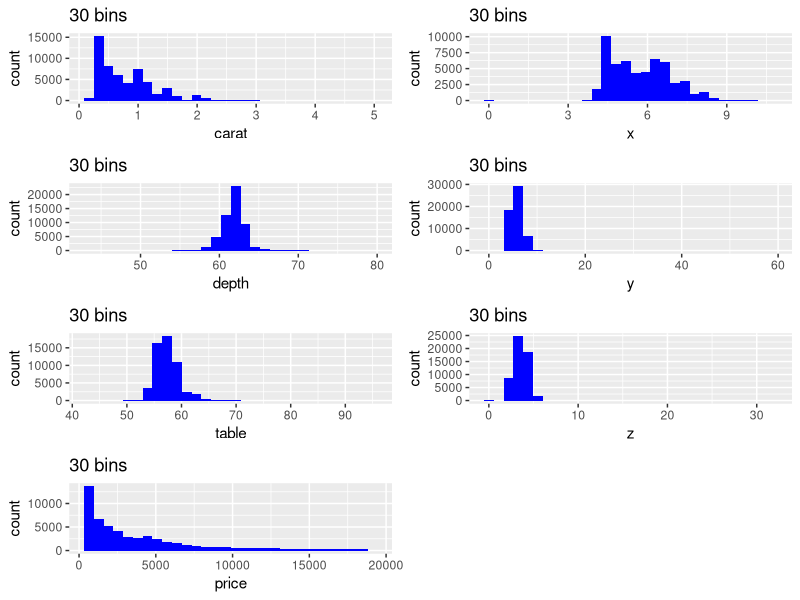
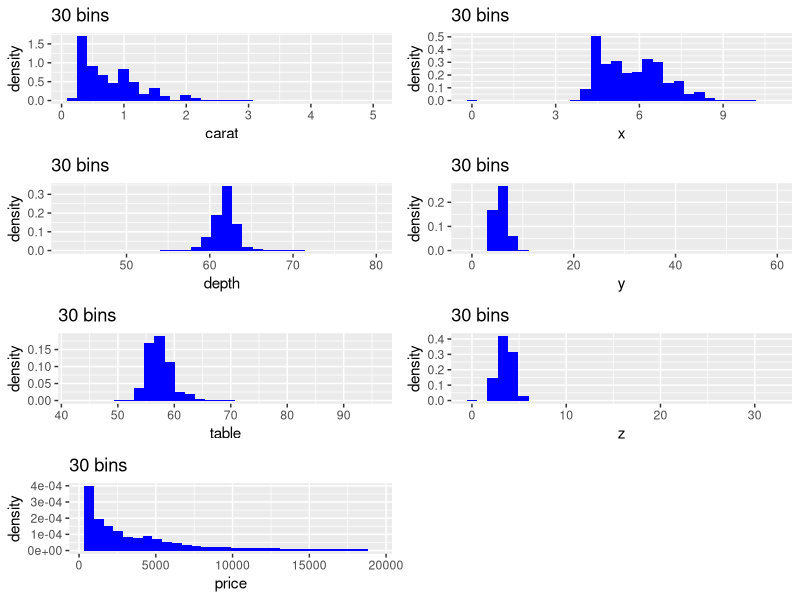
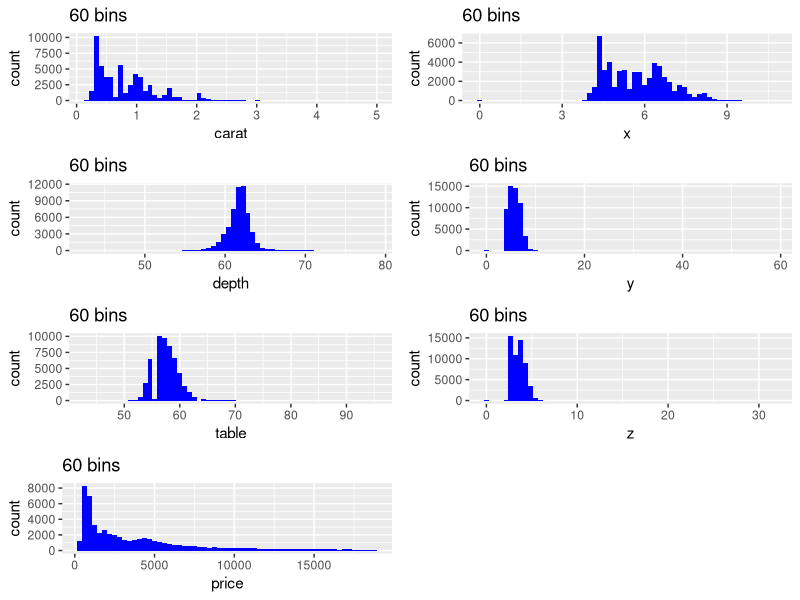
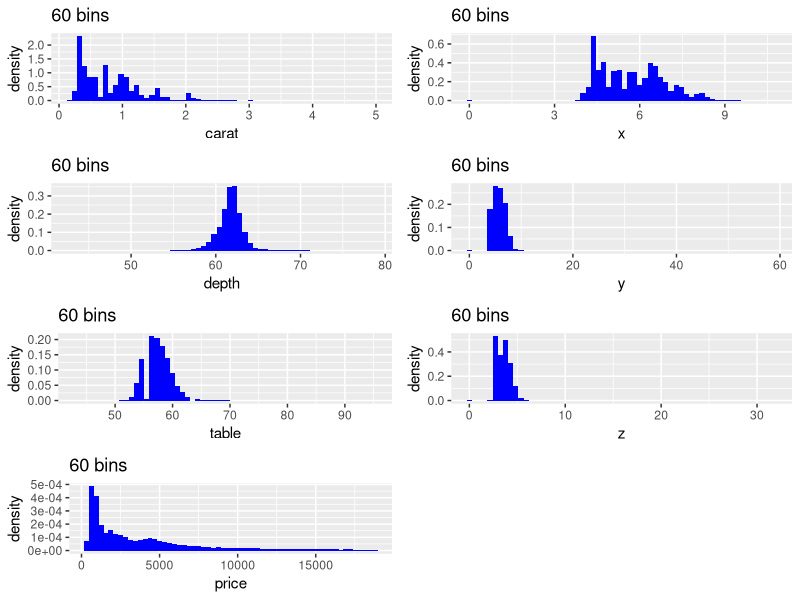
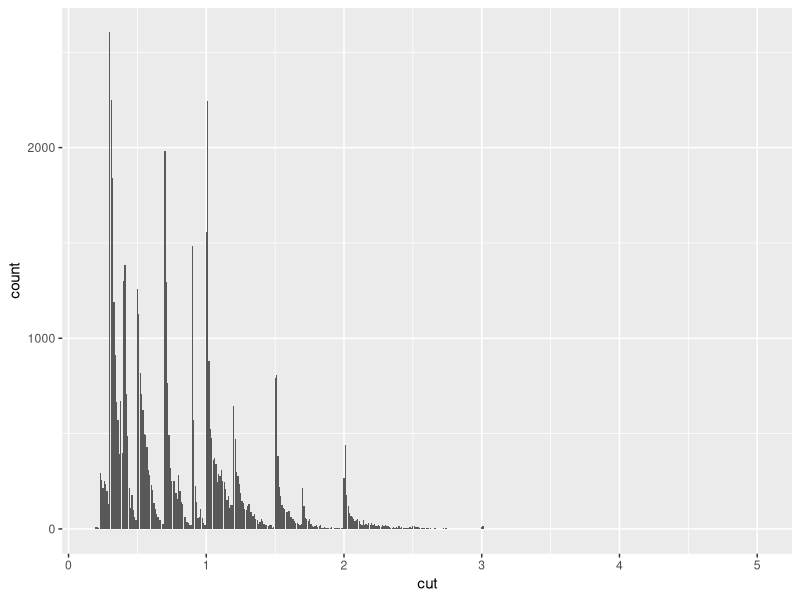
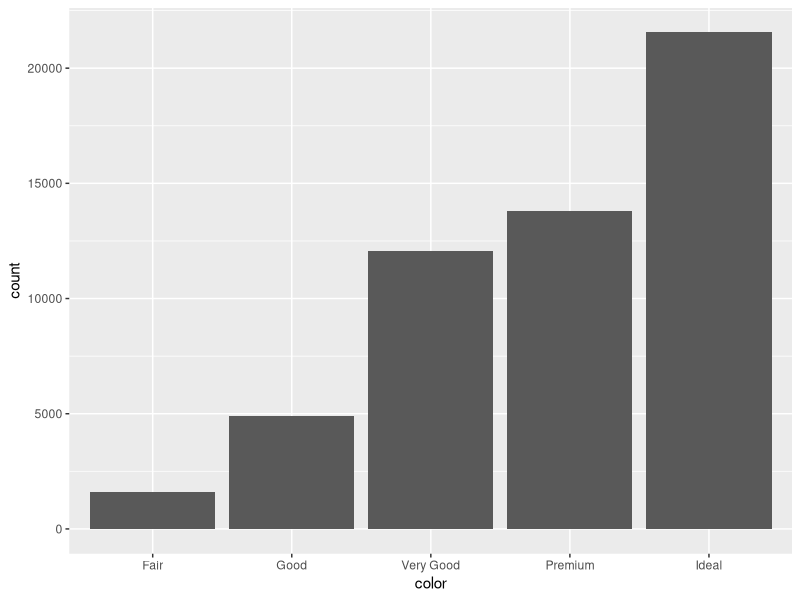
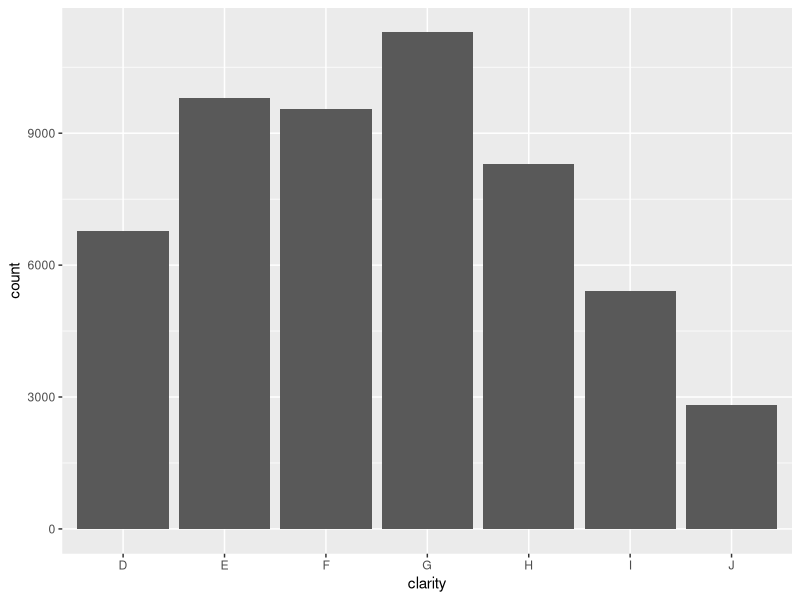

Write the R code that produced these figures, in order.
# Jack Zhong
# Nov. 2016 


library(ggplot2)
library(grid)
# run the subfunctions first

#1-------------------------------------------------------------------------
freq_table <- function(data) {
  # this function gives a frequency table for categorical and logical variable
  # Parameter: a dataframe
  # Returns: a frequency table
  Cat_Or_Log <- c(data[sapply(data, is.factor)], data[sapply(data, is.logical)])
  return (lapply(Cat_Or_Log, table))
}



#2---------------------------------------------------------------------------
num_summary <- function(data) {
  # this function gives a summary for numerical variable
  # Parameter: a dataframe
  # Returns: a statistics table
  Num <- data[sapply(data, is.numeric)]
  return (summary(Num))
}


r_squared <- function(data) {
  # this function calculate r-sqaure value and returns dataframe
  # Parameter: a dataframe
  # Returns: a new dataframe that contains each pair of column names and 
  # corresponding r-square value
  data <- data[sapply(data, is.numeric)] # only the numeric
  colname <- colnames(data) # extract column names
  pairwise_names <- c() # initiate pair of variables
  pairwise_r_squared <- c() # initiate the r_squared
  for (i in 1:(length(colname)-1)) {
    for (j in (i+1):length(colname)) {
      temp <- summary(lm(data[,i]~data[,j]))$r.squared
        # do linear model on the paired columns and get the r.squared number
      pairwise_names <- c(pairwise_names, paste(colname[i], colname[j], sep="-"))
        # add the new pairnames to the old list
      pairwise_r_squared <- c(pairwise_r_squared, temp)
        # add teh new r_squared number to the old list
    }
  }
  new_data <- data.frame(pairwise_names, pairwise_r_squared)
  colnames(new_data) <- c("Variable Pairs", "R-squared")
  return (new_data)
}  
  

pearson_corr <- function(data, threshold = 0) {
  # this function caculate corr and returns a dataframe
  #Parameter: a dataframe
  #Returns: a new dataframe that contains each pair of column names and corresponding 
  #pearson correlation coefficient
  Num <- data[sapply(data, is.numeric)] # creates a variable that only has the numeric
  b <- combn(colnames(Num), 2) # finds all combinations of the name pairs
  pairs <- paste(b[1,], b[2, ], sep = "-") 
     # the column names are seperated by - using paste function
  c <- cor(Num, method = "pearson")
     # finds the pearson correlation using the cor function
  correlation <- c[which(lower.tri(c))]  
     # lower triangular matrix gets rid of dupilicates and 1's on the diagonal
  newdf <- data.frame(pairs, correlation) # create a new data frame with our pairs
  newdf <- subset(newdf, correlation > threshold) # apply the threshold
  colnames(newdf) <- c("Variable Pairs", "Pearson Exceeds Threshold")
  return(newdf)
}




#3------------------------------------------------------------------------
multiplot <- function(..., plotlist=NULL, file, cols=1, layout=NULL) {
  # this function draws multiple graphs in one page.
  # reference: http://www.cookbook-r.com/Graphs/Multiple_graphs_on_one_page_(ggplot2)/
  plots <- c(list(...), plotlist)
  # create a list 'plots' using ... and plotlist
  numPlots = length(plots)
  if (is.null(layout)) {
    # if layout is NULL, then use 'cols' to determine layout
    layout <- matrix(seq(1, cols * ceiling(numPlots/cols)),
                     ncol = cols, nrow = ceiling(numPlots/cols))
    # ncol=number of columns in plots
    # nrow=number of rows needed, calculated from # of cols
  }
  
  if (numPlots==1) {
    print(plots[[1]])
    
  } else {
    grid.newpage()
    pushViewport(viewport(layout = grid.layout(nrow(layout), ncol(layout))))
    # plot each in the correct location
    for (i in 1:numPlots) {
      matchidx <- as.data.frame(which(layout == i, arr.ind = TRUE))
      # the position that contain this subplot
      print(plots[[i]], vp = viewport(layout.pos.row = matchidx$row,
                                      layout.pos.col = matchidx$col))
    }
  }
}


plotsNum <- function(data,plotswitch='off',bins=NULL){
  # this function plots a pair of blue histograms with a vertical red line at the 
  # mean (counts and density) for every numerical variable at 
  # each number of bins integer specified in the bin vector parameter.
  
  # Parameter:
  #   a dataframe
  #   plotswitch: a character decide whether to plot
  #   vector: bin numbers of historgram (use the default bin size if vector is not provided)
  
  #Returns: histogranms
  num=data[sapply(data,is.numeric)]
  if(plotswitch == "on"){
    if(!is.null(vector)){ # if the user do not specify the binsize
      for(j in 1:length(bins)){ 
        for(i in 1:ncol(num)){
          mean <- mean(num[,i]) 
          # caculate the mean of each numeric column
          p1 <- ggplot(num,aes(x=num[i]),color = "blue")+ 
            geom_histogram(fill="blue",bins=bins[j])+
            ggtitle(paste(colnames(num[i]),bins[j],sep=" bins="))+
            xlab(colnames(num[i]))+
            geom_vline(xintercept = mean,col="red") 
          # draw the histogram of count
          # add red line interpreating mean
          
          p2 <- ggplot(num,aes(x=num[i],..density..))+
            geom_histogram(fill="blue",bins=bins[j])+
            ggtitle(paste(colnames(num[i]),bins[j],sep=" bins="))+
            xlab(colnames(num[i]))+
            geom_vline(xintercept = mean,col="red") 
          #draw the density histogram
          
          grid.newpage()
          #new page
          pushViewport(viewport(layout = grid.layout(2, 2, heights = unit(c(1, 8), "null"))))
          title <- paste(colnames(num[i]),bins[j],sep=" bin=")
          grid.text(title, vp = viewport(layout.pos.row = 1, layout.pos.col = 1:2))
          print(p1, vp = viewport(layout.pos.row = 2, layout.pos.col = 1))
          print(p2, vp = viewport(layout.pos.row = 2, layout.pos.col = 2))
          # print p1 and p2 histograms in pairs
          
        }
      }
    }else{ #if bins isn't NULL
      for(i in 1:ncol(num)){
        mean <- mean(num[,i]) 
        # caculate the mean of each numeric column
        p1 <- ggplot(num,aes(x=num[i]),color = "blue")+  
          geom_histogram(fill="blue")+
          ggtitle(paste(colnames(num[i]),"default bins",sep=" bins="))+
          xlab(colnames(num[i]))+
          geom_vline(xintercept = mean,col="red")
        # draw the histogram of count
        
        p2 <- ggplot(num,aes(x=num[i],..density..))+
          geom_histogram(fill="blue")+
          ggtitle(paste(colnames(num[i]),"default bins",sep=" bins="))+
          xlab(colnames(num[i]))+
          geom_vline(xintercept = mean,col="red")
           # draw the density histogram
        grid.newpage()
        pushViewport(viewport(layout = grid.layout(2, 2, heights = unit(c(1, 8), "null"))))
        title <- paste(colnames(num[i]),"default bins",sep=" bins=")
        grid.text(title, vp = viewport(layout.pos.row = 1, layout.pos.col = 1:2))
        print(p1, vp = viewport(layout.pos.row = 2, layout.pos.col = 1))
        print(p2, vp = viewport(layout.pos.row = 2, layout.pos.col = 2))#print p1 and p2 two histograms
        
      }
      
    }
    
  }else{
    if(plotswitch == "grid"){#  plotswitch is "grid"
      for(j in 1:length(bins)){
        grid.newpage()
        his_count <-list()   
        his_density <- list()  
        #create two empty list
        for(i in 1:ncol(num)){
          his_count[[i]] <- ggplot(num, aes_string(colnames(num[i])), color = "blue") + 
            geom_histogram(fill="blue", bins = bins[j])+ 
            labs(title= paste(bins[j], "bins")) 
          # draw histograms for counts and add them to the list
        }
        multiplot(plotlist = his_count, cols = 2)  
        #draw all histogram with same bins in one page
        for(i in 1:ncol(num)){
          his_density[[i]] <- ggplot(num, aes_string(colnames(num[i])), color = "blue") + 
            geom_histogram(aes(y= ..density..), fill="blue", bins = bins[j])+ 
            labs(title= paste(bins[j], "bins")) 
          #draw histograms for density and add them to the list
        }
        multiplot(plotlist = his_density, cols = 2)  
        #similar to above, draw all histogram of density with same bins in one page
      }
    }
  }
}




#4-----------------------------------------------------------------
is.binary <- function(v) {
  # this function  tell whether the vector is a binary vector
  # Parameter: a vector
  # Returns: TRUE if the vector is binary, FALSE else
  x <- unique(v)                    
  #x contains all unique values in v
  length(x) - sum(is.na(x)) == 2L         
  #check to see if x only contains 2 distinct values
}

plots_cat_or_bi <- function(data, plotswitch = "off") {
  Cat_Or_Bi <- data[,sapply(data,is.factor)|sapply(data,is.binary)]
    # pick out categorical and binary columns
  if(plotswitch=="on"|plotswitch=="grid"){
    for(i in 1:ncol(Cat_Or_Bi)){
      p <- ggplot(Cat_Or_Bi,aes(x=data[,i]),colour="gray")+
        geom_bar()+ xlab(colnames(Cat_Or_Bi[i]))
      # for each column, print a bar plot
      print(p)
    }
  }
}



explore <- function(data, plotswitch = "off", threshold = 0, bins = NULL) {
  # this is the main function
  # execute the subfunctions first 
  # parameters: 
  #   a dataframe, a string indicating plotswitch
  #   number between 0 to 1 as threshhold, number of binsize
  # return:
  #   frequency table for categorical and logical variable
  #   summary for numerical variable
  #   r-sqaure value for numerical variables and returns dataframe
  #   caculate corr between numerical variables and returns a dataframe
  # 2 plots with required elements
  
  freq_table <- freq_table (data)
  num_summary <- num_summary (data)
  r_squared <- r_squared (data)
  pearson_corr <- pearson_corr (data, threshold)
  plotsBlue <- plotsNum (data, plotswitch, bins)
  plotsGray <- plots_cat_or_bi (data, plotswitch)
  
  return (list(freq_table, num_summary, r_squared, pearson_corr, plotsBlue, plotsGray))
  
}


# test
data(diamonds)
data<-data.frame(diamonds)
explore(data, "grid", 0.5, c(30,60))
